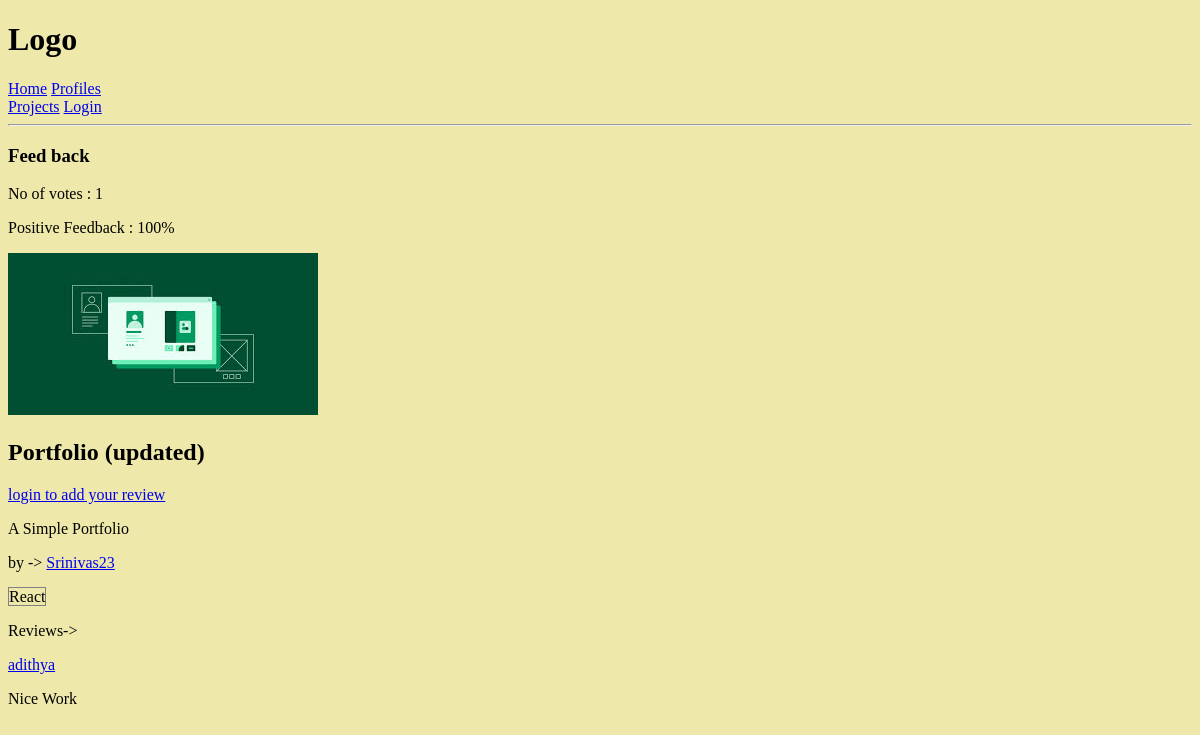
The page /projects/project/2 on the database as committed earlier.
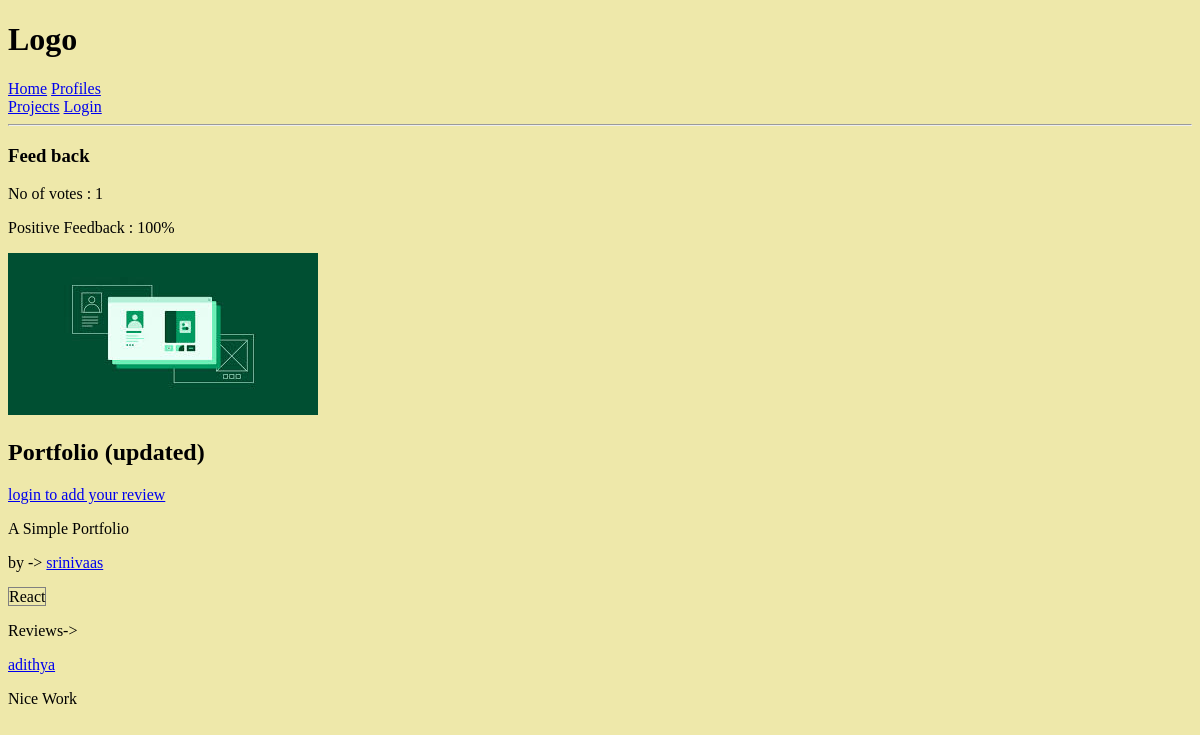
The same page on the database as committed later.
### project1/models.py (models this page shows, shortened)
class Project(models.Model):
    owner = models.ForeignKey(Profile, null=True, blank=True, on_delete=models.SET_NULL)
    title = models.CharField(max_length=200)
    description = models.TextField(null=True, blank=True)
    project_image = models.ImageField(null=True, blank=True, default='default.jpg')
    demo_link = models.CharField(max_length=2000,null=True, blank=True)
    tags = models.ManyToManyField('Tag', blank=True)
    vote_total = models.IntegerField(default=0, null=True, blank=True)
    vote_ratio = models.IntegerField(default=0, null=True, blank=True)
    date = models.DateTimeField(auto_now_add=True)
    class Meta:
        ordering = ['-vote_ratio', '-vote_total', 'title']
    @property
    def reviewers(self):
        queryset = self.review_set.all().values_list('owner__id', flat = True)
        return queryset

### users/models.py (models this page shows)
class Profile(models.Model):
    user = models.OneToOneField(User, on_delete=models.CASCADE, null=True, blank=True)
    name = models.CharField(max_length=200, blank=True,null=True)
    email = models.EmailField(max_length=500, blank=True, null=True)
    username = models.CharField(max_length=200, blank=True,null=True)
    bio  = models.TextField(blank=True, null=True)
    profile_image = models.ImageField(null=True, blank=True, upload_to='profiles/', default='profiles/user-default.png')
    created_date = models.DateTimeField(auto_now_add=True)
    def __str__(self):
        return str(self.user.username)

### project1/views.py (the view)
# urls.py: path('project/<str:pk>', views.project2, name="project"),
def project2(request, pk):
    projectObj = Project.objects.get(id=pk)
    return render(request, 'project1/project2.html', {
        'project': projectObj
    })

### project1/models.py (called while the page is built)
    def __str__(self):
        return self.name

### project1/templates/project1/project2.html
{% extends 'main.html'%} {% block content%}
<h3>  Feed back </h3>
<p>No of votes : {{project.vote_total}}</p>
<p>Positive Feedback : {{project.vote_ratio}}%</p>
<img style = "max-width: 500px;" src="{{project.project_image.url}}"" alt="project_image">
<h2>{{project.title}}</h2>
{% if request.user.profile.id in project.reviewers %}
   <p style="color: darkgreen;"> Review Submitted </p>
{% elif request.user.profile == project.owner %}
   <p> You are the owner of this project</p>
{% elif request.user.is_authenticated %}
<a href="{% url 'add-review' project.id %}"> ADD REVIEW ? </a> <br/>
{% else %}
<a href="{% url 'login' %}?next={{request.path}}"> login to add your review</a>
<br />
{% endif %}
<p>
  {{project.description}}
</p>
<p>
  by -> <a href="{% url 'user-profile' project.owner.id %}">{{project.owner}}</a>
</p>
{% for tag in project.tags.all %}
  <span style="border: 1px solid grey"> {{tag}} </span>
{%endfor%}
{% for review in project.review_set.all %}
{% if review.body %}
<br>
<p> Reviews-></p>
<a href="{% url 'user-profile' review.owner.id %}">{{review.owner.name}}</a>
<p>{{review.body|linebreaks}}</p>
{% endif %}
{%endfor%}
{%endblock content%}

Rows that differ between the two databases and show on the page:
changed through a linked row, Project "Portfolio (updated)": owner "Srinivas23" → "srinivaas"
